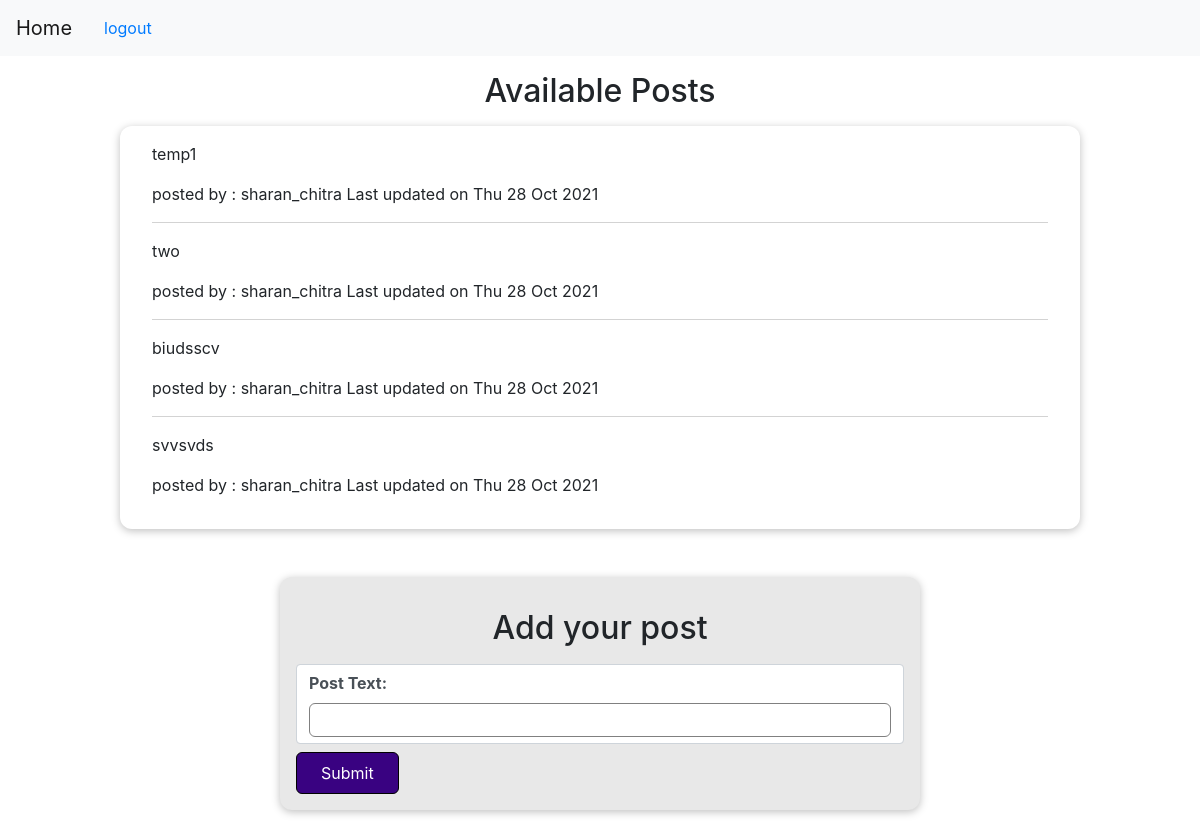
Screenshot of /index (signed in) with the database file from the repository.
### User/models.py (models this page shows)
class Post(models.Model) :
    user = models.ForeignKey(User, on_delete=models.CASCADE)
    text = models.CharField(max_length=200)
    created_at = models.DateField(auto_now_add = True)
    updated_at = models.DateField(auto_now = True)

class User(models.Model) :
    first_name = models.CharField(max_length=50)
    last_name = models.CharField(max_length=50)
    username = models.CharField(max_length=50)
    email = models.EmailField()
    password = models.CharField(max_length=130)

### User/views.py (the view)
# urls.py: path('index', views.AllPostsView.as_view(), name = "index"),
class AllPostsView(View) :
    def get(self, request) :
        if(not request.session.get("logged_in", False)) :
            return HttpResponseRedirect(reverse("home"))
        message = None
        form = AddPostForm()
        all_objects = Post.objects.all()
        return render(request, "User/index.html", {
            "all_objects" : all_objects,
            "logged_in" : request.session.get("logged_in", False),
            "message" : message,
            "form" : form
        })

### User/forms.py
class AddPostForm(forms.ModelForm) :
    class Meta :
        model =  Post
        fields = ("text",)
        labels = {
            "text" : "Post Text"
        }
        error_messages = {
            "text" : {
                "required" : "comment should not be empty",
                "maxlength" : "text length should not exceed 200 characters"
            }
        }

### User/templates/User/index.html (shortened to what this page needs)
{% extends "User/base.html" %}
{% load static %}
{% block css_links %}
    <link rel="stylesheet" href="{% static  'User/index.css' %}">
{% endblock %}
{% block content %}
    <h2>Available Posts</h2>
    <div id="all-posts">
        <ul>
            {% for post in all_objects %}
                <li>
                    <p>{{ post.text }}</p>
                    <span>posted by : {{ post.user.username }}</span>
                    <span>Last updated on <time>{{ post.updated_at|date:"D d M Y" }}</time></span>
                </li>
            {% empty %}
                <h2 id="empty">There are no posts available.</h2>
            {% endfor %}
        </ul>
    </div>
    <section id = "box" class="post-block">
        <h2>Add your post</h2>
        <form action="{% url 'add' %}" method="POST">
            {% for element in form %}
                <div class="form-control {% if element.errors %}invalid{% endif %}">
                    {{ element.label_tag }}
                    {{ element }}
                </div>
            {% endfor %}
            <button>Submit</button>
        </form>
    </section>
{% endblock %}

### User/templates/User/base.html (shortened to what this page needs)
{% load static %}
<!doctype html>
<html lang="en">
  <head>
    <link rel="stylesheet" href="https://maxcdn.bootstrapcdn.com/bootstrap/4.0.0/css/bootstrap.min.css">
    {% block css_links %}
    {% endblock %}
  </head>
  <body>
    <nav class="navbar navbar-expand-lg navbar-light bg-light">
        <a class="navbar-brand" href="{% url 'home' %}">Home</a>
        {% if logged_in %}
          <a class="nav-link" href="{% url 'logout' %}">logout</a>
        {% endif %}
      </nav>
    {% block content %}
    {%  endblock %}
  </body>
</html>

### User/static/User/index.css (style rules this page uses)
h2 { margin: 1rem auto; text-align: center; }
.form-control { font-weight: bold; margin-bottom: 0.5rem; display: block; }
.form-control input, .form-control textarea { display: block; width: 100%; font: inherit; padding: 0.25rem; border-radius: 6px; border: 1px solid gray; font-weight: 100; }
.post-block { max-width: 40rem; width: 90%; margin: 3rem auto; border-radius: 12px; background-color: #e8e8e8;; box-shadow: 0 2px 8px rgba(0, 0, 0, 0.25); padding: 1rem; }
.post-block button { border: 1px solid black; padding: 0.5rem 1.5rem; cursor: pointer; border-radius: 6px; background-color: #390281; color: white; }
#all-posts { width: 80%; margin: 1rem auto; border-radius: 12px; box-shadow: 0 2px 8px rgba(0, 0, 0, 0.25); padding: 1rem 2rem; }
#all-posts ul { list-style: none; margin: 0; padding: 0; }
#all-posts li { margin-bottom: 1rem; border-bottom: 1px solid lightgray; padding-bottom: 1rem; }
#all-posts li:last-of-type { border: none; padding-bottom: 0; }

### rows the page displays
Post: text "temp1", user.username "sharan_chitra", updated_at "Thu 28 Oct 2021"
Post: text "two", user.username "sharan_chitra", updated_at "Thu 28 Oct 2021"
Post: text "biudsscv", user.username "sharan_chitra", updated_at "Thu 28 Oct 2021"
Post: text "svvsvds", user.username "sharan_chitra", updated_at "Thu 28 Oct 2021"

### other values shown
{{ element.label_tag }} "Post Text:"
